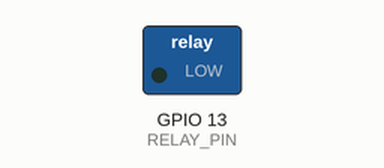
Simulated run of this sketch. Board: ESP32. Shown: switched loads named in the sketch (green lamp = pin HIGH). Dashed ring = blinking. What the sketch prints to the serial monitor is not drawn.

Above: at 1.5 s.
Timing chart, 0 to 5.6 s (numbered marks = the images above):
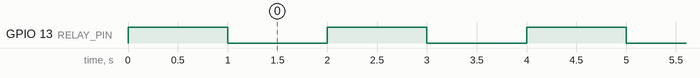

Measured:
- by itself, GPIO 13 (RELAY_PIN): alternates HIGH for 1.0 s and LOW for 1.0 s

The sketch:

sketch_nov5d_relay.ino
```cpp
// ============================================================
// Simple Relay Test Program for FireBeetle ESP32
// 控制引脚：GPIO13
// 目标：每隔 1 秒切换继电器状态
// ============================================================

#define RELAY_PIN 13  // 继电器信号线连接到 GPIO13

void setup() {
  Serial.begin(115200);
  Serial.println("Relay Test Starting...");

  pinMode(RELAY_PIN, OUTPUT);
  digitalWrite(RELAY_PIN, HIGH);  // 初始设为关闭（多数模块为低电平触发）
  delay(1000);
}

void loop() {
  Serial.println("Relay ON");
  digitalWrite(RELAY_PIN, LOW);   // 吸合（低电平触发）
  delay(1000);                    // 保持 1 秒

  Serial.println("Relay OFF");
  digitalWrite(RELAY_PIN, HIGH);  // 释放
  delay(1000);                    // 保持 1 秒
}
```
